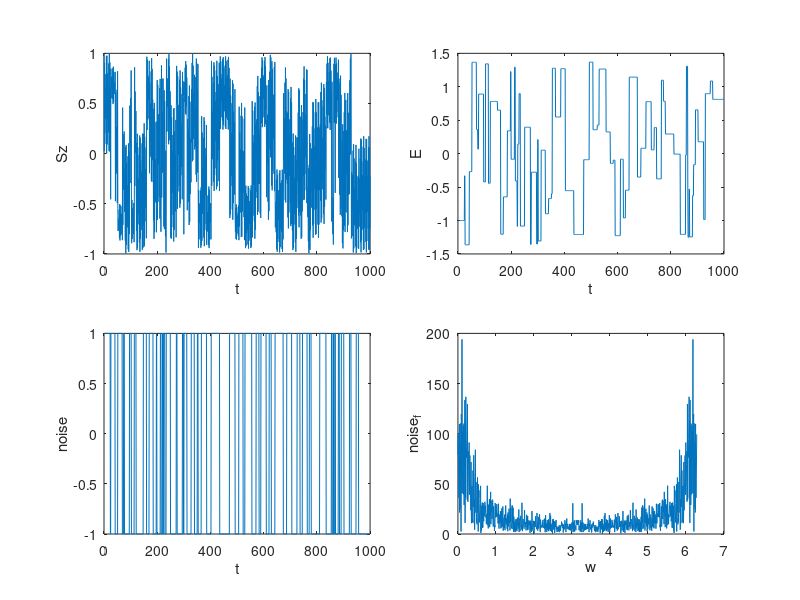

Source code (MATLAB):
clear;
% close all;
clc;
format long
tic;

T_max = 1000;
dt = 1;
t = 0:dt:T_max;
nt = length(t);
Jz = 1;
Jx = 1;
pos = 0.1;

sigmax = [0 1; 1 0];
sigmay = 1i*[0 -1; 1 0];
sigmaz = [1 0; 0 -1];
I2 = eye(2);

Et = zeros(nt,1);
phit = zeros(2,nt);
Szt = zeros(nt,1);
tele = zeros(nt,1);
tele(1) = 1;

phi0 = [1;0];
H0 = -Jz*sigmaz + Jx*sigmax;
Et(1) = phi0'*H0*phi0;
Szt(1) = abs(phi0(1))^2-abs(phi0(2))^2;
phi = phi0;

for i = 2:nt
    H = -Jz*sigmaz + Jx*tele(i-1)*sigmax;
    [V,D] = eig(H);
    e = diag(D);
    trans = V'*phi;
    phi = V*(exp(-1i*e*dt).*trans);
    Szt(i) = abs(phi(1))^2-abs(phi(2))^2;
    Et(i) = real(phi'*H*phi);
    phit(:,i) = phi;
    if rand < pos*dt
        tele(i) = -tele(i-1);
    else
        tele(i) = tele(i-1);
    end
end

tele_f = fft(tele);
tele_f_abs = abs(tele_f);
dw = 2*pi/T_max;
w = 0:dw:2*pi/dt;

figure
set(gcf, 'position', [100 70 1700 900]);
subplot(2,2,1)
plot(t,Szt)
xlabel('t')
ylabel('Sz')

subplot(2,2,2)
plot(t,Et)
xlabel('t')
ylabel('E')

subplot(2,2,3)
plot(t,tele)
xlabel('t')
ylabel('noise')

subplot(2,2,4)
plot(w,tele_f_abs)
xlabel('w')
ylabel('noise_f')

toc;